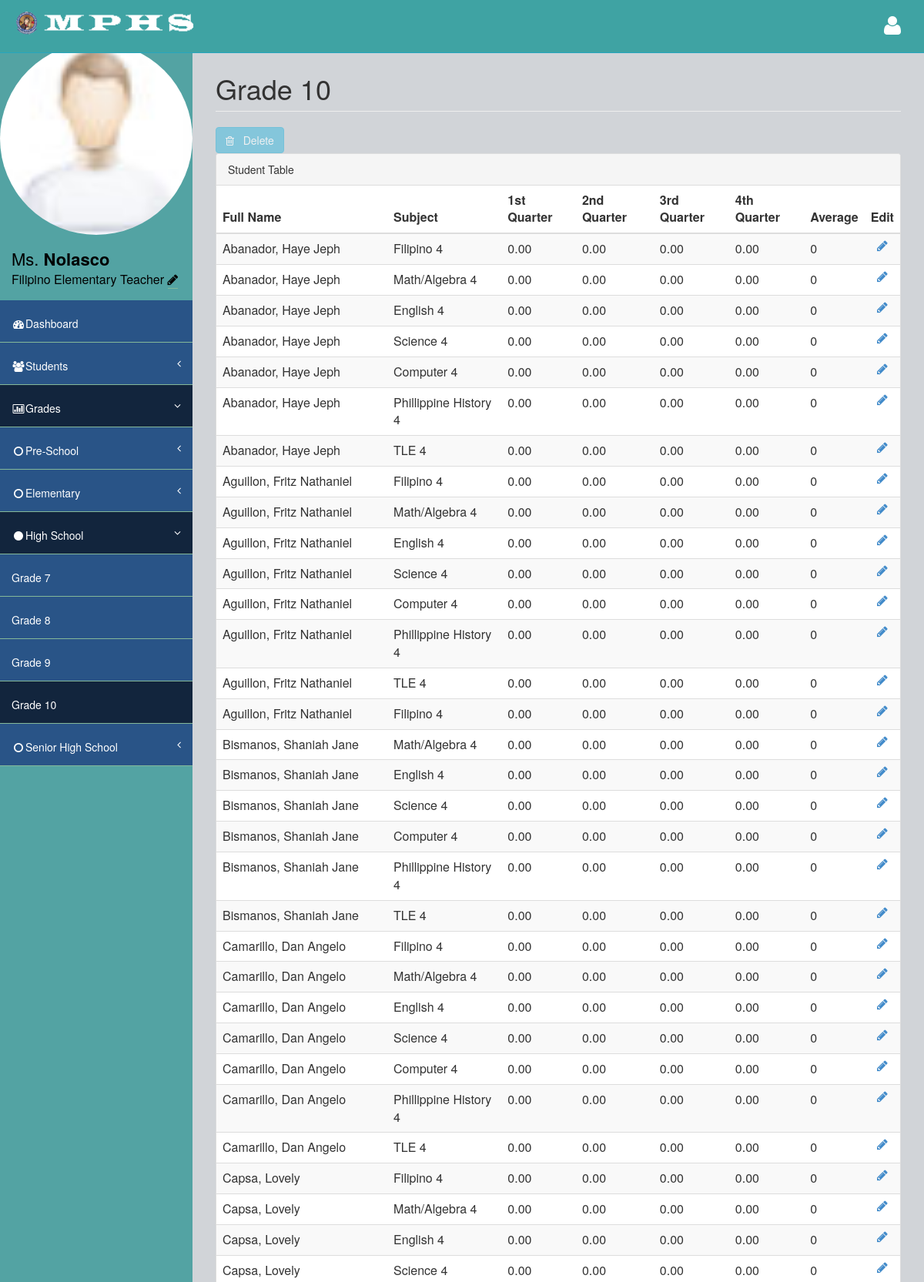
The page /Faculty/10_teacher_grades.php (signed in, upper part) on the database its author committed.
### tables this page shows
CREATE TABLE `faculty_tbl` (
  `fid` int(50) NOT NULL AUTO_INCREMENT,
  `id5` int(3) unsigned zerofill NOT NULL DEFAULT '002',
  `teacher_id` int(3) unsigned zerofill NOT NULL,
  `last_name` varchar(50) NOT NULL,
  `first_name` varchar(50) NOT NULL,
  `id4` int(3) unsigned zerofill NOT NULL DEFAULT '005',
  `subject_id` int(3) unsigned zerofill NOT NULL,
  `id3` int(3) unsigned zerofill NOT NULL DEFAULT '006',
  `section_id` int(3) unsigned zerofill NOT NULL,
  `user_name` varchar(50) NOT NULL,
  `user_email` varchar(50) NOT NULL,
  `user_pass` varchar(50) NOT NULL,
  `dec_pass` varchar(50) NOT NULL,
  `user_pic` varchar(255) NOT NULL DEFAULT 'user.jpg',
  `user_bio` varchar(255) NOT NULL,
  `date` date NOT NULL,
  `time` time NOT NULL,
  `hr` varchar(2) NOT NULL,
  `date2` date NOT NULL,
  `time2` time NOT NULL,
  `hr2` varchar(2) NOT NULL,
  PRIMARY KEY (`fid`,`teacher_id`)
);

CREATE TABLE `grade_tbl` (
  `gid` int(50) NOT NULL AUTO_INCREMENT,
  `id` int(3) unsigned zerofill NOT NULL DEFAULT '007',
  `grade_id` int(3) unsigned zerofill NOT NULL,
  `id3` int(3) unsigned zerofill NOT NULL DEFAULT '006',
  `section_id` int(3) unsigned zerofill NOT NULL,
  `id4` int(3) unsigned zerofill NOT NULL DEFAULT '005',
  `subject_id` int(3) unsigned zerofill NOT NULL,
  `1stQA` double(5,2) NOT NULL,
  `2ndQA` double(5,2) NOT NULL,
  `3rdQA` double(5,2) NOT NULL,
  `4thQA` double(5,2) NOT NULL,
  PRIMARY KEY (`gid`)
);

### Faculty/10_teacher_grades.php (the view, shortened to what this page needs)
<?php
include('check.php');
?>
<!DOCTYPE html>
<html>
<head>
	<?php include('link.php'); ?>
</head>
<body>
    <div id="wrapper">
        <nav class="navbar navbar-default navbar-fixed-top" role="navigation" id="navbar">
            <div class="navbar-header">
                <a class="navbar-brand" href="teacher.php"><img src="../images/ico/android-icon-48x48.png" alt="logo"><img src="../images/logo.png" alt="logo"></a>
            </div>
            <ul class="nav navbar-top-links navbar-right">
                <li class="dropdown">
                    <a class="dropdown-toggle" data-toggle="dropdown" href="#">
                        <i class="fa fa-user fa-2x"></i>
                    </a>
                </li>
            </ul>
        </nav>
        <nav class="navbar-default navbar-static-side" role="navigation">
            <div class="sidebar-collapse">
                <ul class="nav" id="side-menu">
                    <li>
                        <div class="user-section">
                            <?php
							$sql = "SELECT * FROM faculty_tbl WHERE user_email='".$_SESSION["user_email"]."'";
							$result = $conn->query($sql);
								if ($result->num_rows > 0) {
									while($row = $result->fetch_assoc())
									{
										?>
										<img src="../uploads/<?php echo $row['user_pic'];?>" alt="" width=250 height=250 style="border-radius: 50%;"/>
										<?php
									}
								}
							?>
                            <div class="user-info">
                                <div><?php
								$sql = "SELECT * FROM faculty_tbl where user_email='".$_SESSION["user_email"]."'";
								$result = $conn->query($sql);
								if ($result->num_rows > 0) {
									while($row = $result->fetch_assoc())
									{
									echo $row['first_name'];
									echo "<strong>".$row['last_name']."</strong>";
									echo "<br>";
									echo "<font size=3>";
									echo $row['user_bio'];
									?>
									<a href="user_settings.php">
									<font color=black>
										<i class="fa fa-pencil"></i>
									</font>
									</a>
									<?php
									echo "</font>";
									}
								}
							?></div>
                            </div>
                        </div>
                    </li>
                    <li>
                        <a href="teacher.php"><i class="fa fa-dashboard fa-fw"></i>Dashboard</a>
                    </li>
                    <li>
                        <a href="#"><i class="fa fa-users fa-fw"></i>Students<span class="fa arrow"></span></a>
                    </li>
                    <li class="active selected a">
                        <a href="#"><i class="fa fa-bar-chart-o fa-fw"></i>Grades<span class="fa arrow"></span></a>
                        <ul class="nav nav-second-level">
                            <li>
                                <a href="#"><i class="fa fa-circle-o fa-fw"></i>Pre-School<span class="fa arrow"></span></a>
                            </li>
                            <li>
                                <a href="#"><i class="fa fa-circle-o fa-fw"></i>Elementary<span class="fa arrow"></span></a>
                            </li>
                            <li class="active selected a">
                                <a href="#"><i class="fa fa-circle fa-fw"></i>High School<span class="fa arrow"></span></a>
                                <ul class="nav nav-second-level">
                                    <li>
                                        <a href="7_teacher_grades.php">Grade 7</a>
                                    </li>
                                    <li>
                                        <a href="8_teacher_grades.php">Grade 8</a>
                                    </li>
                                    <li>
                                        <a href="9_teacher_grades.php">Grade 9</a>
                                    </li>
                                    <li class="selected a">
                                        <a href="10_teacher_grades.php">Grade 10</a>
                                    </li>
                                </ul>
                            </li>
                            <li>
                                <a href="#"><i class="fa fa-circle-o fa-fw"></i>Senior High School<span class="fa arrow"></span></a>
                            </li>
                        </ul>
                    </li>
                </ul>
            </div>
        </nav>
        <div id="page-wrapper">
            <div class="row">
                <div class="col-lg-12">
                    <h1 class="page-header">Grade 10</h1>
                </div>
            </div>
            <button class="btn btn-info" type="button" name="btn_delselc" disabled="disabled"> <span class="fa fa-trash-o"></span> &nbsp; Delete</button>
            <div class="row">
                <div class="col-lg-12">
                    <div class="panel panel-default">
                        <div class="panel-heading">
                             Student Table
                        </div>
        <div class="content-loader">
        <table cellspacing="0" width="100%" id="example" class="table table-striped table-hover table-responsive">
        <thead>
        <tr>
        <th>Full Name</th>
        <th>Subject</th>
        <th>1st Quarter</th>
        <th>2nd Quarter</th>
        <th>3rd Quarter</th>
        <th>4th Quarter</th>
		<th>Average</th>
        <th>Edit</th>
        </tr>
        </thead>
        <tbody>
        <?php
        require_once 'connection.php';
        $stmt = $db_con->prepare("SELECT DISTINCT b.gid,b.subject_id,d.subject,a.last_name,a.first_name,b.1stQA,b.2ndQA,b.3rdQA,b.4thQA FROM stud_grade_tbl AS a INNER JOIN grade_tbl AS b LEFT JOIN faculty_tbl AS c ON c.subject_id=b.subject_id LEFT JOIN subject_tbl AS d ON d.subject_id=b.subject_id && b.subject_id = d.subject_id WHERE b.grade_id=a.grade_id && a.section_id = '012' ORDER BY b.gid");
        $stmt->execute();
        while($row=$stmt->fetch(PDO::FETCH_ASSOC))
        {
            ?>
            <tr>
            <td><?php echo $row['last_name'].", ".$row['first_name']; ?></td>
            <td><?php echo $row['subject']; ?></td>
            <td><?php echo $row['1stQA']; ?></td>
            <td><?php echo $row['2ndQA']; ?></td>
            <td><?php echo $row['3rdQA']; ?></td>
            <td><?php echo $row['4thQA']; ?></td>
			<td><?php echo ($row['1stQA'] + $row['2ndQA'] + $row['3rdQA'] + $row['4thQA']) / 4?></td>
            <td align="center">
            <a id="<?php echo $row['gid']; ?>" class="edit-link" href="#" title="Edit">
            <i class="fa fa-pencil"></i>
            </a></td>
			</tr>
			<?php
		}
		?>
        </tbody>
		</table>
        </div>
        </div>
        </div>
		</div>
		</div>
</body>
</html>

### assets/css/style.css (style rules this page uses)
body { background-color: #f8f8f8; }
#wrapper { width: 100%; margin-top: 55px!important; background-color:#53a3a3; }
#page-wrapper { padding: 0 15px; min-height: 568px; background-color:rgb(209, 212, 216); }
.navbar-static-side ul li { background-color:#295487; !important; }
.navbar-top-links li { display: inline-block; }
.navbar-top-links li:last-child { margin-right: 15px; }
.navbar-top-links li a { padding: 20px; min-height: 50px; }
.arrow { float: right; }
.fa.arrow:before { content: "\f104"; }
.active > a > .fa.arrow:before { content: "\f107"; }
.selected.a { background-color: #12253d; }
.active.selected.a { background-color: #12253d; }
.nav-second-level li, .nav-third-level li { border-bottom: none !important; }
.nav-second-level li a { padding-left: 37px; }
@media (min-width:768px) { .navbar-static-side { z-index: 1; position: absolute; width: 250px; } }

### assets/css/main-style.css (style rules this page uses)
.user-info { display: block; color:#000!important; display: inline-block; padding: 15px; margin-bottom: 0px }
.navbar-top-links > li > a { color: #FFFFFF; }
.nav > li > a { padding: 20px 15px; }
#side-menu { background-color:#04B173; }
#side-menu a { color:#fff; border-bottom: 1px solid #84B899 !important; height: 55px; }
.selected { background-color:rgb(83, 163, 163); }
#navbar { background-color:rgb(63, 163, 163); }
.navbar-brand { padding-left:20px; }
.navbar-brand img { height:30px; }
.navbar-default { border-color: #27A6BE; }
@media (min-width:768px) { #page-wrapper { position: inherit; margin: 0 0 0 250px; padding: 0 30px; min-height: 1000px; } }

### Faculty/link.php (style rules this page uses)
.user-section { font-size:22px; background-color:rgb(83, 163, 163); }

### rows shown on the page
faculty_tbl: user_pic (placeholder picture), first_name "Ms.", last_name "Nolasco", user_bio "Filipino Elementary Teacher"
grade_tbl: last_name "Abanador", first_name "Haye Jeph", subject "Filipino 4", 1stQA "0.00", 2ndQA "0.00", 3rdQA "0.00", 4thQA "0.00", ($row['1stQA'] + $row['2ndQA'] + $row['3rdQA'] + $row['4thQA']) / 4 "0"
grade_tbl: last_name "Abanador", first_name "Haye Jeph", subject "Math/Algebra 4", 1stQA "0.00", 2ndQA "0.00", 3rdQA "0.00", 4thQA "0.00", ($row['1stQA'] + $row['2ndQA'] + $row['3rdQA'] + $row['4thQA']) / 4 "0"
grade_tbl: last_name "Abanador", first_name "Haye Jeph", subject "English 4", 1stQA "0.00", 2ndQA "0.00", 3rdQA "0.00", 4thQA "0.00", ($row['1stQA'] + $row['2ndQA'] + $row['3rdQA'] + $row['4thQA']) / 4 "0"
grade_tbl: last_name "Abanador", first_name "Haye Jeph", subject "Science 4", 1stQA "0.00", 2ndQA "0.00", 3rdQA "0.00", 4thQA "0.00", ($row['1stQA'] + $row['2ndQA'] + $row['3rdQA'] + $row['4thQA']) / 4 "0"
grade_tbl: last_name "Abanador", first_name "Haye Jeph", subject "Computer 4", 1stQA "0.00", 2ndQA "0.00", 3rdQA "0.00", 4thQA "0.00", ($row['1stQA'] + $row['2ndQA'] + $row['3rdQA'] + $row['4thQA']) / 4 "0"
grade_tbl: last_name "Abanador", first_name "Haye Jeph", subject "Phillippine History 4", 1stQA "0.00", 2ndQA "0.00", 3rdQA "0.00", 4thQA "0.00", ($row['1stQA'] + $row['2ndQA'] + $row['3rdQA'] + $row['4thQA']) / 4 "0"
grade_tbl: last_name "Abanador", first_name "Haye Jeph", subject "TLE 4", 1stQA "0.00", 2ndQA "0.00", 3rdQA "0.00", 4thQA "0.00", ($row['1stQA'] + $row['2ndQA'] + $row['3rdQA'] + $row['4thQA']) / 4 "0"
grade_tbl: last_name "Aguillon", first_name "Fritz Nathaniel", subject "Filipino 4", 1stQA "0.00", 2ndQA "0.00", 3rdQA "0.00", 4thQA "0.00", ($row['1stQA'] + $row['2ndQA'] + $row['3rdQA'] + $row['4thQA']) / 4 "0"
grade_tbl: last_name "Aguillon", first_name "Fritz Nathaniel", subject "Math/Algebra 4", 1stQA "0.00", 2ndQA "0.00", 3rdQA "0.00", 4thQA "0.00", ($row['1stQA'] + $row['2ndQA'] + $row['3rdQA'] + $row['4thQA']) / 4 "0"
grade_tbl: last_name "Aguillon", first_name "Fritz Nathaniel", subject "English 4", 1stQA "0.00", 2ndQA "0.00", 3rdQA "0.00", 4thQA "0.00", ($row['1stQA'] + $row['2ndQA'] + $row['3rdQA'] + $row['4thQA']) / 4 "0"
grade_tbl: last_name "Aguillon", first_name "Fritz Nathaniel", subject "Science 4", 1stQA "0.00", 2ndQA "0.00", 3rdQA "0.00", 4thQA "0.00", ($row['1stQA'] + $row['2ndQA'] + $row['3rdQA'] + $row['4thQA']) / 4 "0"
grade_tbl: last_name "Aguillon", first_name "Fritz Nathaniel", subject "Computer 4", 1stQA "0.00", 2ndQA "0.00", 3rdQA "0.00", 4thQA "0.00", ($row['1stQA'] + $row['2ndQA'] + $row['3rdQA'] + $row['4thQA']) / 4 "0"
grade_tbl: last_name "Aguillon", first_name "Fritz Nathaniel", subject "Phillippine History 4", 1stQA "0.00", 2ndQA "0.00", 3rdQA "0.00", 4thQA "0.00", ($row['1stQA'] + $row['2ndQA'] + $row['3rdQA'] + $row['4thQA']) / 4 "0"
grade_tbl: last_name "Aguillon", first_name "Fritz Nathaniel", subject "TLE 4", 1stQA "0.00", 2ndQA "0.00", 3rdQA "0.00", 4thQA "0.00", ($row['1stQA'] + $row['2ndQA'] + $row['3rdQA'] + $row['4thQA']) / 4 "0"
grade_tbl: last_name "Aguillon", first_name "Fritz Nathaniel", subject "Filipino 4", 1stQA "0.00", 2ndQA "0.00", 3rdQA "0.00", 4thQA "0.00", ($row['1stQA'] + $row['2ndQA'] + $row['3rdQA'] + $row['4thQA']) / 4 "0"
grade_tbl: last_name "Bismanos", first_name "Shaniah Jane", subject "Math/Algebra 4", 1stQA "0.00", 2ndQA "0.00", 3rdQA "0.00", 4thQA "0.00", ($row['1stQA'] + $row['2ndQA'] + $row['3rdQA'] + $row['4thQA']) / 4 "0"
grade_tbl: last_name "Bismanos", first_name "Shaniah Jane", subject "English 4", 1stQA "0.00", 2ndQA "0.00", 3rdQA "0.00", 4thQA "0.00", ($row['1stQA'] + $row['2ndQA'] + $row['3rdQA'] + $row['4thQA']) / 4 "0"
grade_tbl: last_name "Bismanos", first_name "Shaniah Jane", subject "Science 4", 1stQA "0.00", 2ndQA "0.00", 3rdQA "0.00", 4thQA "0.00", ($row['1stQA'] + $row['2ndQA'] + $row['3rdQA'] + $row['4thQA']) / 4 "0"
grade_tbl: last_name "Bismanos", first_name "Shaniah Jane", subject "Computer 4", 1stQA "0.00", 2ndQA "0.00", 3rdQA "0.00", 4thQA "0.00", ($row['1stQA'] + $row['2ndQA'] + $row['3rdQA'] + $row['4thQA']) / 4 "0"
grade_tbl: last_name "Bismanos", first_name "Shaniah Jane", subject "Phillippine History 4", 1stQA "0.00", 2ndQA "0.00", 3rdQA "0.00", 4thQA "0.00", ($row['1stQA'] + $row['2ndQA'] + $row['3rdQA'] + $row['4thQA']) / 4 "0"
grade_tbl: last_name "Bismanos", first_name "Shaniah Jane", subject "TLE 4", 1stQA "0.00", 2ndQA "0.00", 3rdQA "0.00", 4thQA "0.00", ($row['1stQA'] + $row['2ndQA'] + $row['3rdQA'] + $row['4thQA']) / 4 "0"
grade_tbl: last_name "Camarillo", first_name "Dan Angelo", subject "Filipino 4", 1stQA "0.00", 2ndQA "0.00", 3rdQA "0.00", 4thQA "0.00", ($row['1stQA'] + $row['2ndQA'] + $row['3rdQA'] + $row['4thQA']) / 4 "0"
grade_tbl: last_name "Camarillo", first_name "Dan Angelo", subject "Math/Algebra 4", 1stQA "0.00", 2ndQA "0.00", 3rdQA "0.00", 4thQA "0.00", ($row['1stQA'] + $row['2ndQA'] + $row['3rdQA'] + $row['4thQA']) / 4 "0"
grade_tbl: last_name "Camarillo", first_name "Dan Angelo", subject "English 4", 1stQA "0.00", 2ndQA "0.00", 3rdQA "0.00", 4thQA "0.00", ($row['1stQA'] + $row['2ndQA'] + $row['3rdQA'] + $row['4thQA']) / 4 "0"
grade_tbl: last_name "Camarillo", first_name "Dan Angelo", subject "Science 4", 1stQA "0.00", 2ndQA "0.00", 3rdQA "0.00", 4thQA "0.00", ($row['1stQA'] + $row['2ndQA'] + $row['3rdQA'] + $row['4thQA']) / 4 "0"
grade_tbl: last_name "Camarillo", first_name "Dan Angelo", subject "Computer 4", 1stQA "0.00", 2ndQA "0.00", 3rdQA "0.00", 4thQA "0.00", ($row['1stQA'] + $row['2ndQA'] + $row['3rdQA'] + $row['4thQA']) / 4 "0"
grade_tbl: last_name "Camarillo", first_name "Dan Angelo", subject "Phillippine History 4", 1stQA "0.00", 2ndQA "0.00", 3rdQA "0.00", 4thQA "0.00", ($row['1stQA'] + $row['2ndQA'] + $row['3rdQA'] + $row['4thQA']) / 4 "0"
grade_tbl: last_name "Camarillo", first_name "Dan Angelo", subject "TLE 4", 1stQA "0.00", 2ndQA "0.00", 3rdQA "0.00", 4thQA "0.00", ($row['1stQA'] + $row['2ndQA'] + $row['3rdQA'] + $row['4thQA']) / 4 "0"
grade_tbl: last_name "Capsa", first_name "Lovely", subject "Filipino 4", 1stQA "0.00", 2ndQA "0.00", 3rdQA "0.00", 4thQA "0.00", ($row['1stQA'] + $row['2ndQA'] + $row['3rdQA'] + $row['4thQA']) / 4 "0"
grade_tbl: last_name "Capsa", first_name "Lovely", subject "Math/Algebra 4", 1stQA "0.00", 2ndQA "0.00", 3rdQA "0.00", 4thQA "0.00", ($row['1stQA'] + $row['2ndQA'] + $row['3rdQA'] + $row['4thQA']) / 4 "0"
grade_tbl: last_name "Capsa", first_name "Lovely", subject "English 4", 1stQA "0.00", 2ndQA "0.00", 3rdQA "0.00", 4thQA "0.00", ($row['1stQA'] + $row['2ndQA'] + $row['3rdQA'] + $row['4thQA']) / 4 "0"
grade_tbl: last_name "Capsa", first_name "Lovely", subject "Science 4", 1stQA "0.00", 2ndQA "0.00", 3rdQA "0.00", 4thQA "0.00", ($row['1stQA'] + $row['2ndQA'] + $row['3rdQA'] + $row['4thQA']) / 4 "0"
